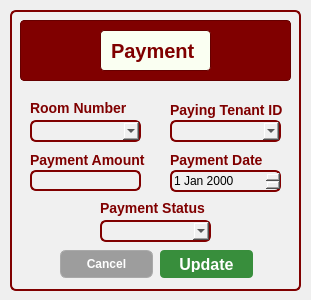
<?xml version="1.0" encoding="UTF-8"?>
<ui version="4.0">
 <class>Dialog</class>
 <widget class="QDialog" name="Dialog">
  <property name="geometry">
   <rect>
    <x>0</x>
    <y>0</y>
    <width>311</width>
    <height>300</height>
   </rect>
  </property>
  <property name="windowTitle">
   <string>Dialog</string>
  </property>
  <widget class="QFrame" name="frame_2">
   <property name="geometry">
    <rect>
     <x>10</x>
     <y>10</y>
     <width>291</width>
     <height>281</height>
    </rect>
   </property>
   <property name="styleSheet">
    <string notr="true">background-color: rgb(240, 240, 240);
border: 2px solid #800000;
border-radius: 6px;
</string>
   </property>
   <property name="frameShape">
    <enum>QFrame::StyledPanel</enum>
   </property>
   <property name="frameShadow">
    <enum>QFrame::Raised</enum>
   </property>
   <widget class="QFrame" name="frame_5">
    <property name="geometry">
     <rect>
      <x>10</x>
      <y>10</y>
      <width>271</width>
      <height>61</height>
     </rect>
    </property>
    <property name="styleSheet">
     <string notr="true">background-color: #800000;  /* Maroon background */
                border: 1px solid #660000;  /* Darker maroon border */
                border-radius: 4px;
                padding: 5px;
                font-family: 'Times New Roman', serif;  /* Formal font */
                font-size: 14px;
                color: white;</string>
    </property>
    <property name="frameShape">
     <enum>QFrame::StyledPanel</enum>
    </property>
    <property name="frameShadow">
     <enum>QFrame::Raised</enum>
    </property>
    <widget class="QLabel" name="label_11">
     <property name="geometry">
      <rect>
       <x>80</x>
       <y>10</y>
       <width>111</width>
       <height>41</height>
      </rect>
     </property>
     <property name="styleSheet">
      <string notr="true">background-color: rgb(250, 255, 242);
border: 1px solid #660000;
border-radius: 4px;
padding: 5px;
font-family: 'Cal Sans', sans-serif;
font-weight: 700;
font-style: normal;
font-size: 20px;
color: #800000;
text-align: center;
vertical-align: middle;

</string>
     </property>
     <property name="text">
      <string>Payment</string>
     </property>
    </widget>
   </widget>
   <widget class="QLabel" name="label_12">
    <property name="geometry">
     <rect>
      <x>20</x>
      <y>90</y>
      <width>111</width>
      <height>16</height>
     </rect>
    </property>
    <property name="styleSheet">
     <string notr="true">background: none;
    border: none;
    color: #800000;
    font-family: 'Cal Sans', sans-serif;
    font-weight: 700;
    font-style: normal;
    font-size: 14px;</string>
    </property>
    <property name="text">
     <string>Room Number</string>
    </property>
   </widget>
   <widget class="QLineEdit" name="PaymentAmountLineEdit">
    <property name="geometry">
     <rect>
      <x>20</x>
      <y>160</y>
      <width>111</width>
      <height>21</height>
     </rect>
    </property>
   </widget>
   <widget class="QLabel" name="label_13">
    <property name="geometry">
     <rect>
      <x>20</x>
      <y>140</y>
      <width>121</width>
      <height>20</height>
     </rect>
    </property>
    <property name="styleSheet">
     <string notr="true">background: none;
    border: none;
    color: #800000;
    font-family: 'Cal Sans', sans-serif;
    font-weight: 700;
    font-style: normal;
    font-size: 14px;</string>
    </property>
    <property name="text">
     <string>Payment Amount</string>
    </property>
   </widget>
   <widget class="QLabel" name="label_15">
    <property name="geometry">
     <rect>
      <x>160</x>
      <y>90</y>
      <width>121</width>
      <height>20</height>
     </rect>
    </property>
    <property name="styleSheet">
     <string notr="true">background: none;
    border: none;
    color: #800000;
    font-family: 'Cal Sans', sans-serif;
    font-weight: 700;
    font-style: normal;
    font-size: 14px;</string>
    </property>
    <property name="text">
     <string>Paying Tenant ID</string>
    </property>
   </widget>
   <widget class="QPushButton" name="UpdatepushButton">
    <property name="geometry">
     <rect>
      <x>150</x>
      <y>240</y>
      <width>93</width>
      <height>28</height>
     </rect>
    </property>
    <property name="styleSheet">
     <string notr="true">background-color: #388E3C; /* Darker green */
color: white;
font-family: &quot;Cal Sans&quot;, sans-serif;
font-weight: 700; /* Bold */
font-size: 16px;
border: none;
border-radius: 4px;
padding: 6px 12px;
</string>
    </property>
    <property name="text">
     <string>Update</string>
    </property>
   </widget>
   <widget class="QPushButton" name="CancelpushButton_3">
    <property name="geometry">
     <rect>
      <x>50</x>
      <y>240</y>
      <width>93</width>
      <height>28</height>
     </rect>
    </property>
    <property name="styleSheet">
     <string notr="true">background: rgb(157, 157, 157);
color: white;
font-family: 'Cal Sans', sans-serif;
font-weight: 500;
font-style: normal;
font-size: 12px;
border: 1px solid rgb(169, 169, 169);
</string>
    </property>
    <property name="text">
     <string>Cancel</string>
    </property>
   </widget>
   <widget class="QComboBox" name="PayingTenantIDComboBox">
    <property name="geometry">
     <rect>
      <x>160</x>
      <y>110</y>
      <width>111</width>
      <height>22</height>
     </rect>
    </property>
   </widget>
   <widget class="QLabel" name="label_14">
    <property name="geometry">
     <rect>
      <x>160</x>
      <y>140</y>
      <width>121</width>
      <height>20</height>
     </rect>
    </property>
    <property name="styleSheet">
     <string notr="true">background: none;
    border: none;
    color: #800000;
    font-family: 'Cal Sans', sans-serif;
    font-weight: 700;
    font-style: normal;
    font-size: 14px;</string>
    </property>
    <property name="text">
     <string>Payment Date</string>
    </property>
   </widget>
   <widget class="QLabel" name="label_10">
    <property name="geometry">
     <rect>
      <x>90</x>
      <y>190</y>
      <width>111</width>
      <height>16</height>
     </rect>
    </property>
    <property name="styleSheet">
     <string notr="true">background: none;
    border: none;
    color: #800000;
    font-family: 'Cal Sans', sans-serif;
    font-weight: 700;
    font-style: normal;
    font-size: 14px;</string>
    </property>
    <property name="text">
     <string>Payment Status</string>
    </property>
   </widget>
   <widget class="QComboBox" name="PaymentStatusComboBox">
    <property name="geometry">
     <rect>
      <x>90</x>
      <y>210</y>
      <width>111</width>
      <height>22</height>
     </rect>
    </property>
   </widget>
   <widget class="QComboBox" name="RoomNumberComboBox">
    <property name="geometry">
     <rect>
      <x>20</x>
      <y>110</y>
      <width>111</width>
      <height>22</height>
     </rect>
    </property>
   </widget>
   <widget class="QDateEdit" name="dateEdit">
    <property name="geometry">
     <rect>
      <x>160</x>
      <y>160</y>
      <width>111</width>
      <height>22</height>
     </rect>
    </property>
   </widget>
  </widget>
 </widget>
 <resources/>
 <connections/>
</ui>
